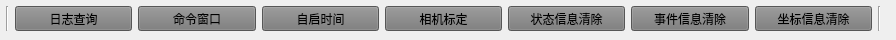
       <widget class="QWidget" name="widget_bottom" native="true">
        <property name="minimumSize">
         <size>
          <width>0</width>
          <height>40</height>
         </size>
        </property>
        <property name="maximumSize">
         <size>
          <width>16777215</width>
          <height>40</height>
         </size>
        </property>
        <widget class="QWidget" name="layoutWidget">
         <property name="geometry">
          <rect>
           <x>0</x>
           <y>0</y>
           <width>887</width>
           <height>37</height>
          </rect>
         </property>
         <layout class="QHBoxLayout" name="horizontalLayout_bottom">
          <property name="leftMargin">
           <number>6</number>
          </property>
          <property name="topMargin">
           <number>6</number>
          </property>
          <property name="rightMargin">
           <number>6</number>
          </property>
          <property name="bottomMargin">
           <number>6</number>
          </property>
          <item>
           <widget class="Line" name="line_24">
            <property name="orientation">
             <enum>Qt::Vertical</enum>
            </property>
           </widget>
          </item>
          <item>
           <widget class="QPushButton" name="pushButton_diary">
            <property name="minimumSize">
             <size>
              <width>0</width>
              <height>25</height>
             </size>
            </property>
            <property name="maximumSize">
             <size>
              <width>16777215</width>
              <height>25</height>
             </size>
            </property>
            <property name="styleSheet">
             <string notr="true">background-color: rgb(120, 120, 120);</string>
            </property>
            <property name="text">
             <string>日志查询</string>
            </property>
           </widget>
          </item>
          <item>
           <widget class="QPushButton" name="pushButton_command">
            <property name="styleSheet">
             <string notr="true">background-color: rgb(120, 120, 120);</string>
            </property>
            <property name="text">
             <string>命令窗口</string>
            </property>
           </widget>
          </item>
          <item>
           <widget class="QPushButton" name="pushButton_selfbootset">
            <property name="minimumSize">
             <size>
              <width>0</width>
              <height>25</height>
             </size>
            </property>
            <property name="maximumSize">
             <size>
              <width>16777215</width>
              <height>25</height>
             </size>
            </property>
            <property name="styleSheet">
             <string notr="true">background-color: rgb(120, 120, 120);</string>
            </property>
            <property name="text">
             <string>自启时间</string>
            </property>
           </widget>
          </item>
          <item>
           <widget class="QPushButton" name="pushButton_calibrate">
            <property name="minimumSize">
             <size>
              <width>0</width>
              <height>25</height>
             </size>
            </property>
            <property name="maximumSize">
             <size>
              <width>16777215</width>
              <height>25</height>
             </size>
            </property>
            <property name="styleSheet">
             <string notr="true">background-color: rgb(120, 120, 120);</string>
            </property>
            <property name="text">
             <string>相机标定</string>
            </property>
           </widget>
          </item>
          <item>
           <widget class="QPushButton" name="pushButton_statusclear">
            <property name="minimumSize">
             <size>
              <width>0</width>
              <height>25</height>
             </size>
            </property>
            <property name="maximumSize">
             <size>
              <width>16777215</width>
              <height>25</height>
             </size>
            </property>
            <property name="styleSheet">
             <string notr="true">background-color: rgb(120, 120, 120);</string>
            </property>
            <property name="text">
             <string>状态信息清除</string>
            </property>
           </widget>
          </item>
          <item>
           <widget class="QPushButton" name="pushButton_eventclear">
            <property name="minimumSize">
             <size>
              <width>0</width>
              <height>25</height>
             </size>
            </property>
            <property name="maximumSize">
             <size>
              <width>16777215</width>
              <height>25</height>
             </size>
            </property>
            <property name="styleSheet">
             <string notr="true">background-color: rgb(120, 120, 120);</string>
            </property>
            <property name="text">
             <string>事件信息清除</string>
            </property>
           </widget>
          </item>
          <item>
           <widget class="QPushButton" name="pushButton_posclear">
            <property name="minimumSize">
             <size>
              <width>0</width>
              <height>25</height>
             </size>
            </property>
            <property name="maximumSize">
             <size>
              <width>16777215</width>
              <height>25</height>
             </size>
            </property>
            <property name="styleSheet">
             <string notr="true">background-color: rgb(120, 120, 120);</string>
            </property>
            <property name="text">
             <string>坐标信息清除</string>
            </property>
           </widget>
          </item>
          <item>
           <widget class="Line" name="line_25">
            <property name="orientation">
             <enum>Qt::Vertical</enum>
            </property>
           </widget>
          </item>
         </layout>
        </widget>
       </widget>
